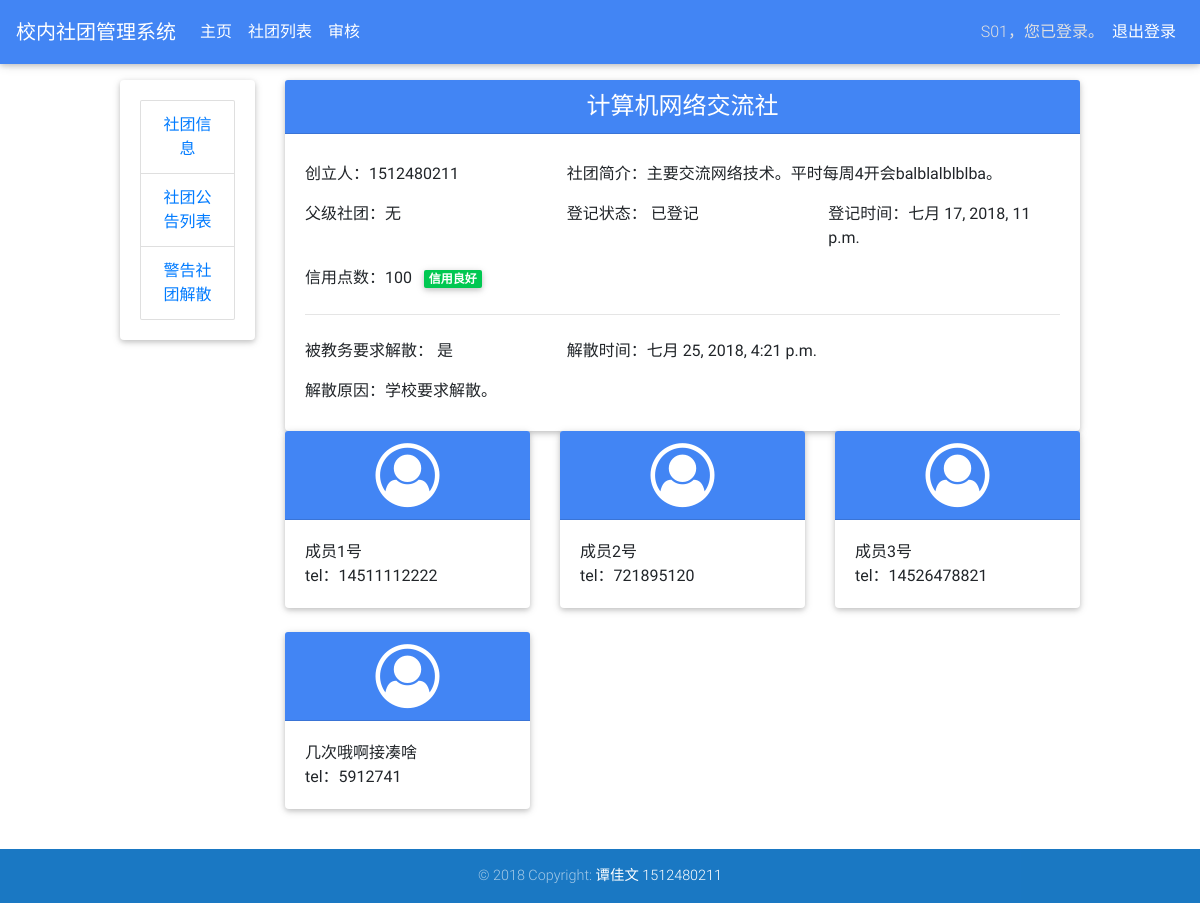
Screenshot of /staff/assoc/8/ (signed in) with the database file from the repository.
### AssocMgnt/models.py (models this page shows, shortened)
class User(AbstractUser):
    ROLE_FOUNDER = 0
    ROLE_STAFF = 1
    ROLE_ADMIN = 2
    ROLES = (
        (ROLE_FOUNDER, '社团创立者'),
        (ROLE_STAFF, '教务员工'),
        (ROLE_ADMIN, '系统管理员')
    )
    ROLES_TEXT = {
        0: 'founder',
        1: 'staff',
        2: 'admin',
    }
    uid = models.CharField(max_length=16, null=False, verbose_name='学号/员工号')
    realName = models.CharField(max_length=32, null=True, blank=True, verbose_name='真实姓名')
    role = models.IntegerField(choices=ROLES, default=0, verbose_name='角色')
    tel = models.CharField(max_length=48, null=True, blank=True, verbose_name='联系电话')
    createTime = models.DateTimeField(auto_now_add=True, verbose_name='注册时间')
    class Meta:
        verbose_name_plural = verbose_name = '用户'
        db_table = 'user'
    @property
    def role_text(self):
        return self.ROLES_TEXT[self.role]

class Association(models.Model):
    name = models.TextField(max_length=128, null=False, verbose_name='社团名称')
    founder = models.ForeignKey(User, on_delete=CASCADE, db_column='founder', related_name='founder',
                                verbose_name='创立者')
    introduction = models.TextField(verbose_name='简介', blank=True)
    parent = models.ForeignKey('self', on_delete=DO_NOTHING, db_column='parent_assoc', related_name='parent_assoc',
                               verbose_name='父级社团', blank=True, null=True, default=None)
    created = models.BooleanField(verbose_name='是否已创建', default=False)
    createTime = models.DateTimeField(auto_now_add=True, verbose_name='创建时间', blank=True)
    credit = models.IntegerField(default=100, null=False, verbose_name='信用点数', blank=True)
    deletionMark = models.BooleanField(default=False, verbose_name='解散标记', blank=True)
    deletionReason = models.TextField(null=True, verbose_name='解散原因', blank=True)
    deletionTime = models.DateTimeField(null=True, verbose_name='解散倒计时', blank=True)
    class Meta:
        verbose_name = verbose_name_plural = '社团'
        db_table = 'association'

class Member(models.Model):
    association = models.ForeignKey(Association, on_delete=CASCADE, db_column='association', related_name='association',
                                    verbose_name='社团')
    name = models.CharField(max_length=32, null=False, verbose_name='姓名')
    tel = models.CharField(max_length=48, null=False, verbose_name='联系电话')
    class Meta:
        verbose_name_plural = verbose_name = '社团成员'
        db_table = 'member'

### AssocMgnt/views/staff_views.py (the view)
@require_role(User.ROLE_STAFF)
def assoc_id(req: WSGIRequest, assoc_id: int):
    assoc = get_object_or_404(Association, id=assoc_id)
    if assoc.created == False:
        return render(req, 'big_info.html',
                      {'info': tInfo('访问失败！', '这个社团还没有被审批创建，不能访问。', href='/staff/app/list/', palette='warning')})
    assoc.displayAll = True
    return render(req, 'staff/assoc_id.html',
                  {'assoc': assoc,
                   'assoc_id': assoc_id,
                   'members': Member.objects.filter(association_id=assoc_id).all()})

### AssocMgnt/views/__init__.py (called while the page is built)
@wraps(django_render)
def render(request, template_name, context):
    ctx = default_context(request)
    ctx.update(context)
    return django_render(request, template_name, context=ctx)

def default_context(request: WSGIRequest):
    return {'user': request.user,
            'params': request.content_params}

def require_role(role: int):
    def wrapper_outer(func):
        @wraps(func)
        def wrapper(request, *args, **kwargs):
            user = request.user
            if user.is_anonymous:
                return HttpResponseRedirect('/')
            if not user.is_active:
                return HttpResponseRedirect('/')
            if user.role != role:
                return HttpResponseRedirect('/')
            return func(request, *args, **kwargs)
        return wrapper
    return wrapper_outer

### templates/staff/assoc_id.html
{% extends "level1_staff.html" %}
{% block side %}
  <div class="list-group">
    <a href="/staff/assoc/{{ assoc_id }}/" class="list-group-item waves-effect">社团信息</a>
    <a href="/staff/assoc/{{ assoc_id }}/bulletin/" class="list-group-item waves-effect">社团公告列表</a>
    <a href="/staff/assoc/{{ assoc_id }}/dismiss/" class="list-group-item waves-effect">警告社团解散</a>
  </div>
{% endblock %}
{% block content-right %}
  {% include "models/association.html" %}
  <div class="row">
    {% for member in members %}
      <div class="col-4 mb-4">
        {% include "models/member.html" %}
      </div>
    {% empty %}
      <div class="col-12">
        <p class="text-left">没有登记的成员。</p>
      </div>
    {% endfor %}
  </div>
{% endblock %}

### templates/header_snippet.html (shortened to what this page needs)
{% block header %}
  <header>
    <nav class="navbar fixed-top navbar-expand-lg navbar-dark primary-color scrolling-navbar">
      <a class="navbar-brand" href="#"><strong>校内社团管理系统</strong></a>
      <div class="collapse navbar-collapse" id="navbarSupportedContent">
        <ul class="navbar-nav mr-auto">
          <li class="nav-item {% if request.path == '/' %}active{% endif %}">
            <a class="nav-link" href="/">主页<span class="sr-only">(当前)</span></a>
          </li>
          {% if not user.is_anonymous %}
            {% if user.role == 0 %}
              <li class="nav-item{% if request.path == '/founder/assoc/list/' %} active{% endif %}">
                <a class="nav-link" href="/founder/assoc/list">我的社团</a>
              </li>
              <li class="nav-item{% if request.path == '/founder/app/list/' %} active{% endif %}">
                <a class="nav-link" href="/founder/app/list">我的申请</a>
              </li>
              <li class="nav-item{% if request.path == '/founder/bulletins/' %} active{% endif %}">
                <a class="nav-link" href="/founder/bulletins">其他社团</a>
              </li>
            {% elif user.role == 1 %}
              <li class="nav-item{% if request.path == '/staff/assoc/list/' %} active{% endif %}">
                <a class="nav-link" href="/staff/assoc/list">社团列表</a>
              </li>
              <li class="nav-item{% if request.path == '/staff/app/list/' %} active{% endif %}">
                <a class="nav-link" href="/staff/app/list">审核</a>
              </li>
            {% endif %}
          {% endif %}
        </ul>
        {% if not request.user.is_anonymous %}
          <ul class="navbar-nav mr-0">
            <li class="nav-item mt-2 text-light">
              {{ request.user.uid }}，您已登录。
            </li>
            <li class="nav-item">
              <a href="/logout" class="nav-link font-weight-normal">退出登录</a>
            </li>
          </ul>
        {% endif %}
      </div>
    </nav>
  </header>
{% endblock header %}

### templates/models/association.html
<div class="card">
  <h4 class="card-header primary-color">
    <a class="white-text" href="/{{ request.user.role_text }}/assoc/{{ assoc.id }}/">{{ assoc.name|default:'' }}</a>
  </h4>
  <div class="card-body">
    <div class="row">
      <div class="col-4 text-left mt-2 mb-2">创立人：{{ assoc.founder.uid|default:'' }}</div>
      <div class="col-8 text-left mt-2 mb-2">社团简介：{{ assoc.introduction|default:'' }}</div>
      <div class="col-4 text-left mt-2 mb-2">父级社团：{% if assoc.parent is not None %}
        {{ assoc.parent.name|default:'无' }}
      {% else %}无{% endif %}</div>
      <div class="col-4 text-left mt-2 mb-2">登记状态：
        {% if assoc.created %}已登记{% else %}未登记{% endif %}</div>
      {% if assoc.created or assoc.displayAll %}
        <div class="col-4 text-left mt-2 mb-2">登记时间：{{ assoc.createTime|default:'' }}</div>
        <div class="col-4 text-left mt-2 mb-2">
          <span class="mr-2">信用点数：{{ assoc.credit|default:'' }}</span>
          {% if assoc.credit >= 80 %}
            <span class="badge badge-success">信用良好</span>
          {% elif assoc.credit >= 50 %}
            <span class="badge badge-warning">信用一般</span>
          {% else %}
            <span class="badge badge-danger">信用较差</span>
          {% endif %}
        </div>
      {% else %}
        <div class="col-4 text-left mt-2 mb-2">登记时间：尚在等待</div>
      {% endif %}
    </div>
    {% if assoc.deletionMark or assoc.displayAll %}
      <hr>
      <div class="row">
        <div class="col-4 text-left mt-2 mb-2">被教务要求解散：
          {% if assoc.deletionMark %}是{% else %}否{% endif %}</div>
        <div class="col-8 text-left mt-2 mb-2">解散时间：{{ assoc.deletionTime|default:'' }}</div>
        <div class="col-12 text-left mt-2 mb-2">解散原因：{{ assoc.deletionReason|default:'' }}</div>
      </div>
    {% endif %}
  </div>
</div>

### templates/models/member.html
<div class="card">
  <div class="card-header primary-color">
    <i class="fa fa-user-circle-o fa-4x white-ic" aria-hidden="true"></i>
  </div>
  <div class="card-body">
    <p class="text-left mb-0">{{ member.name|default:'成员姓名' }}</p>
    <p class="text-left mb-0">tel：{{ member.tel|default:'联系电话' }}</p>
  </div>
</div>

### rows the page displays
User: user.uid "S01"
Association: name "计算机网络交流社", founder.uid "1512480211", introduction "主要交流网络技术。平时每周4开会balblalblblba。", createTime "七月 17, 2018, 11 p.m.", credit "100", deletionTime "七月 25, 2018, 4:21 p.m.", deletionReason "学校要求解散。"
Member: name "成员1号", tel "14511112222"
Member: name "成员2号", tel "721895120"
Member: name "成员3号", tel "14526478821"
Member: name "几次哦啊接凑啥", tel "5912741"
